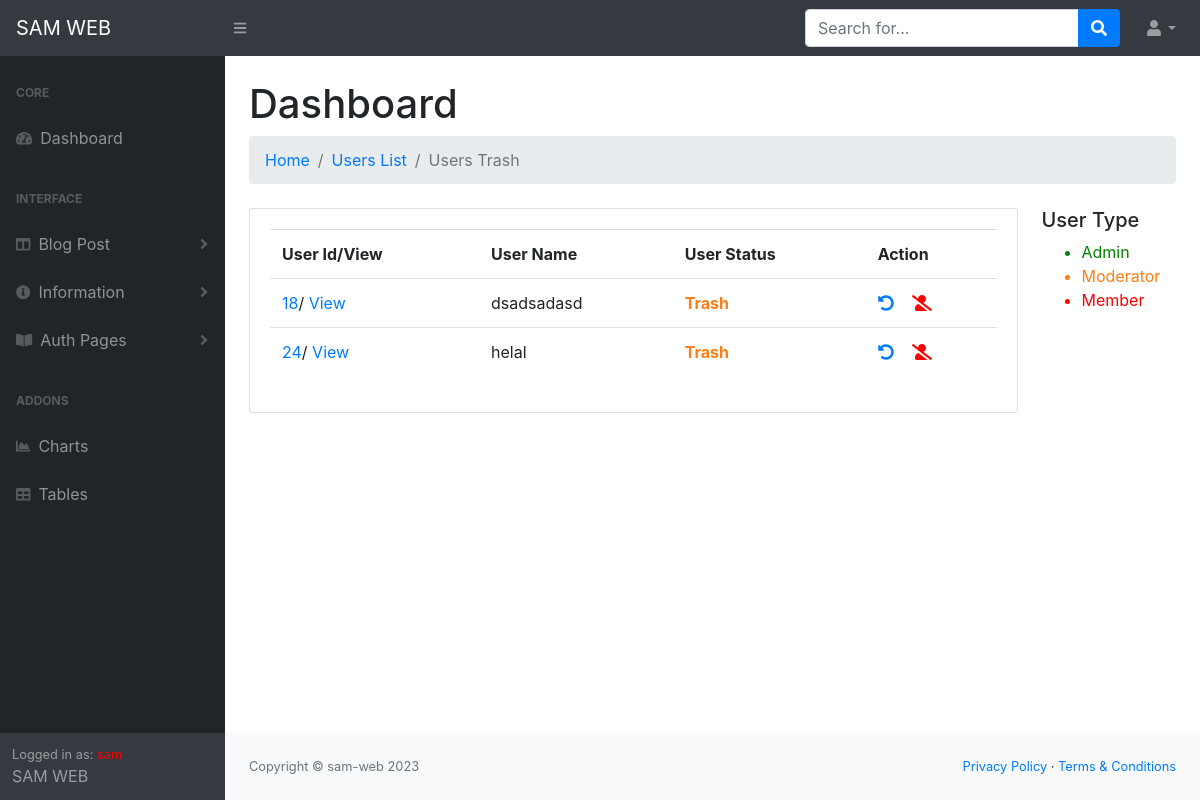
Screenshot of /administrator/users.trash.php (signed in) with the database file from the repository.
### tables this page shows
CREATE TABLE `users_admin` (
  `admin_id` int(11) NOT NULL,
  `user_name` varchar(255) NOT NULL,
  `user_email` varchar(255) NOT NULL,
  `user_password` varchar(255) NOT NULL,
  `user_gender` varchar(50) NOT NULL,
  `user_picture` varchar(255) NOT NULL,
  `user_status` int(11) NOT NULL,
  `user_dlt` int(11) NOT NULL,
  `user_reje` int(11) NOT NULL,
  `insert_at` datetime NOT NULL,
  `update_at` datetime NOT NULL
);

CREATE TABLE `site_information` (
  `info_id` int(11) NOT NULL,
  `site_title` varchar(255) NOT NULL,
  `site_copyright` varchar(255) NOT NULL,
  `site_copyright_link` varchar(255) NOT NULL,
  `site_icon` varchar(255) NOT NULL
);

### administrator/info/site-info.php (called while the page is built, shortened)
<?php
$site_info = "SELECT * FROM site_information";
$site_info_que = mysqli_query($db_con,$site_info);
$info = mysqli_fetch_assoc($site_info_que);
?>

### administrator/users.trash.php (the view, shortened to what this page needs)
<?php
require_once('database/dbCon.php');
$trash_sel = "SELECT * FROM users_admin WHERE user_dlt=1 OR user_dlt=2";
$trash_sel_que = mysqli_query($db_con,$trash_sel);
include 'header.php';
?>
<?php include 'navbar.php'; ?>
<div id="layoutSidenav_content">
                <main>
                    <div class="container-fluid">
                        <h1 class="mt-4">Dashboard</h1>
                        <ol class="breadcrumb mb-4">
                        <li class="breadcrumb-item"><a href="index.php">Home</a></li>
                            <li class="breadcrumb-item"><a href="users.all.php">Users List</a></li>
                            <li class="breadcrumb-item active">Users Trash</li>
                        </ol>
                        <div class="row">
                            <div class="col-xs-10 col-md-10">
                                <div class="card">
                                    <div class="card-body">
                                        <table class="table">
                                            <tr>
                                                <th>User Id/View</th>
                                                <th>User Name</th>
                                                <th>User Status</th>
                                                <th>Action</th>
                                            </tr>
                                            <?php foreach($trash_sel_que as $trash): ?>
                                            <tr>
                                                <td><a href="user.view.php?user-id=<?= $trash['admin_id']; ?>&eml=<?= $trash['user_email']; ?>&pw=<?= $trash['user_password']; ?>&pw"><?= $trash['admin_id']; ?></a>/ <a href="user.view.php?user-id=<?= $trash['admin_id']; ?>&eml=<?= $trash['user_email']; ?>&pw=<?= $trash['user_password']; ?>&pw"> View</a></td>
                                                <td><?= $trash['user_name']; ?></td>
                                                <td><?php if ($trash['user_dlt']==1 || $trash['user_dlt']==2) {
                                                    echo "<strong style='color:#fd7e14;'>Trash</strong>";
                                                }?></td>
                                                <td>
                                                <?php if ($_SESSION['user_status']==1) { ?>
                                                    <a href="user.un-del.php?user-undo=<?= $trash['admin_id']; ?>&eml=<?= $trash['user_email']; ?>&pw=<?= $trash['user_password']; ?>&pw"><i class="fa fa-undo-alt" style="color:primary;"></i></a> &nbsp;&nbsp;
                                                    <a href="user.un-del.php?user-del=<?= $trash['admin_id']; ?>&eml=<?= $trash['user_email']; ?>&pw=<?= $trash['user_password']; ?>&pw"><i class="fa fa-user-slash" style="color:red;"></i></a>
                                                <?php } else{
                                                    echo "<span style='color:red;'>Permission Reuire.</span>";
                                                }?>
                                                </td>
                                            </tr>
                                            <?php endforeach; ?>
                                        </table>
                                    </div>
                                </div>
                            </div>
                            <div class="col-xs-2 col-md-2">
                                <h5>User Type</h5>
                                <ul>
                                    <li style="color:green;">Admin</li>
                                    <li style="color:#fd7e14;">Moderator</li>
                                    <li style="color:red;">Member</li>
                                </ul>
                            </div>
                        </div>
                    </div>
                </main>
<?php include 'copy-right.php'; include 'footer.php'; ?>

### administrator/copy-right.php
    <footer class="py-4 bg-light mt-auto">
            <div class="container-fluid">
                <div class="d-flex align-items-center justify-content-between small">
                    <div class="text-muted">Copyright &copy; <?= $info['site_copyright']; ?> <script>document.write(new Date().getFullYear());</script></div>
                    <div>
                        <a href="#">Privacy Policy</a>
                        &middot;
                        <a href="#">Terms &amp; Conditions</a>
                    </div>
                </div>
            </div>
        </footer>
    </div>
</div>

### rows the page displays
users_admin: admin_id "18", user_name "dsadsadasd", user_dlt "Trash"
users_admin: admin_id "24", user_name "helal", user_dlt "Trash"
site_information: site_copyright "sam-web"

### other values shown
$_SESSION['user_info'] "sam"
